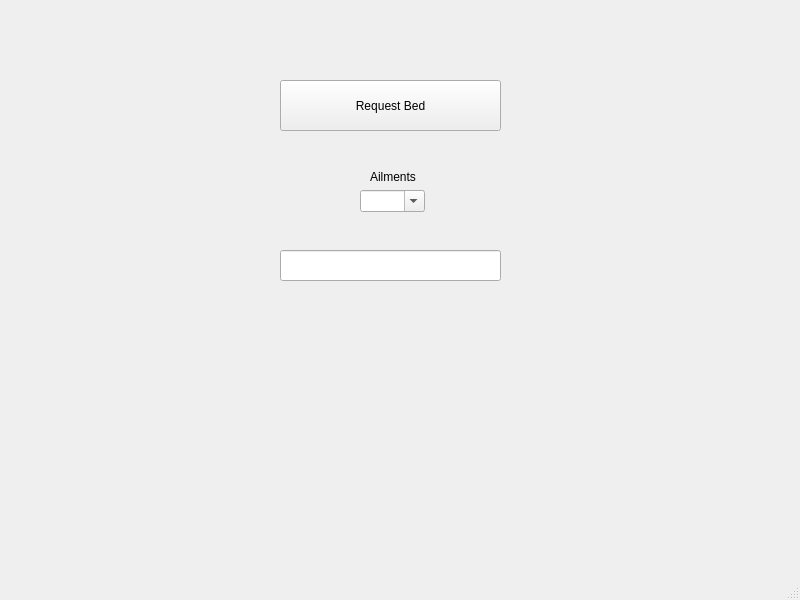
<?xml version="1.0" encoding="UTF-8"?>
<ui version="4.0">
 <class>DoctorWindow</class>
 <widget class="QMainWindow" name="DoctorWindow">
  <property name="windowModality">
   <enum>Qt::NonModal</enum>
  </property>
  <property name="geometry">
   <rect>
    <x>0</x>
    <y>0</y>
    <width>800</width>
    <height>600</height>
   </rect>
  </property>
  <property name="windowTitle">
   <string>DoctorWindow</string>
  </property>
  <widget class="QWidget" name="centralwidget">
   <widget class="QPushButton" name="requestBed">
    <property name="geometry">
     <rect>
      <x>280</x>
      <y>80</y>
      <width>221</width>
      <height>51</height>
     </rect>
    </property>
    <property name="text">
     <string>Request Bed</string>
    </property>
   </widget>
   <widget class="QLineEdit" name="requestResponse">
    <property name="geometry">
     <rect>
      <x>280</x>
      <y>250</y>
      <width>221</width>
      <height>31</height>
     </rect>
    </property>
    <property name="readOnly">
     <bool>true</bool>
    </property>
   </widget>
   <widget class="QComboBox" name="ailmentSelector">
    <property name="geometry">
     <rect>
      <x>360</x>
      <y>190</y>
      <width>65</width>
      <height>22</height>
     </rect>
    </property>
    <property name="mouseTracking">
     <bool>true</bool>
    </property>
    <property name="tabletTracking">
     <bool>false</bool>
    </property>
    <property name="editable">
     <bool>true</bool>
    </property>
    <property name="currentIndex">
     <number>-1</number>
    </property>
    <property name="maxVisibleItems">
     <number>4</number>
    </property>
   </widget>
   <widget class="QLabel" name="ailmentLabel">
    <property name="geometry">
     <rect>
      <x>370</x>
      <y>170</y>
      <width>47</width>
      <height>14</height>
     </rect>
    </property>
    <property name="text">
     <string>Ailments</string>
    </property>
   </widget>
  </widget>
  <widget class="QMenuBar" name="menubar">
   <property name="geometry">
    <rect>
     <x>0</x>
     <y>0</y>
     <width>800</width>
     <height>21</height>
    </rect>
   </property>
  </widget>
  <widget class="QStatusBar" name="statusbar"/>
 </widget>
 <resources/>
 <connections/>
</ui>
